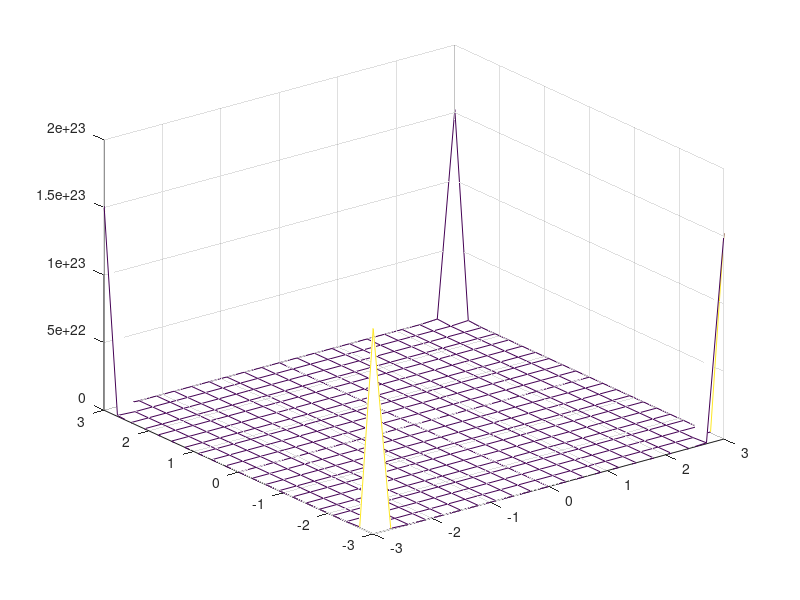

This chart was generated by the following MATLAB code:
% z=linspace(-632,632);
% f=50;
% Rz=z+f^2./z;
% hold on,plot(z,Rz)
% Rz=abs(Rz);
% figure,plot(z,Rz,'r')
% 
% z=linspace(-632,632);
% W0=5;
% Wz=W0*sqrt(1+(z.^2./f^2));
% figure,plot(z,Wz)

L=632.8;
z=L;
BC=632.8e-6;
C=0.1;
f=L/2;
W0=sqrt(L*BC/2/pi);
Wz=W0*sqrt(1+(z/f)^2);
[x,y]=meshgrid(-3:0.3:3,-3:0.3:3);
Z=C*W0/Wz*exp((x.^2+y.^2)/Wz^2);
mesh(x,y,Z)
%clear